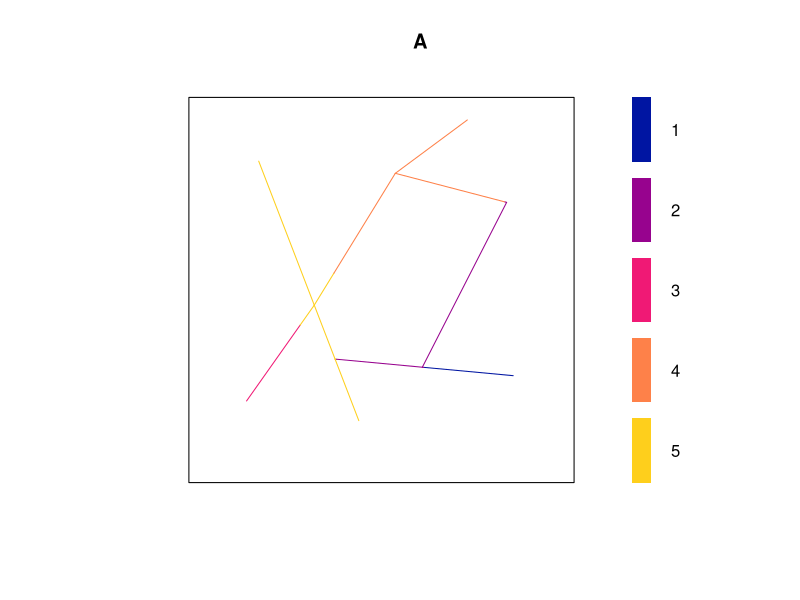

Write R code to recreate this figure.
library(spatstat)


### Name: tile.lengths
### Title: Compute Lengths of Tiles in a Tessellation on a Network
### Aliases: tile.lengths
### Keywords: spatial manip

### ** Examples

  X <- runiflpp(5, simplenet)
  A <- lineardirichlet(X)
  plot(A)
  tile.lengths(A)
